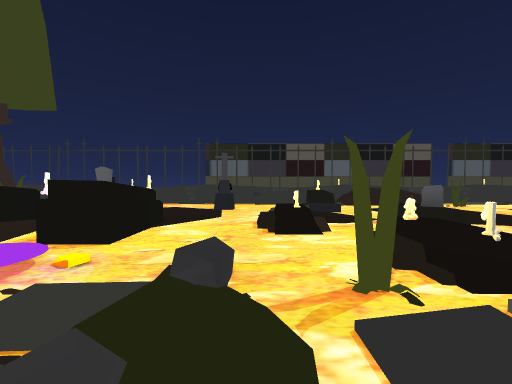
[1] (above)

21 first-person views from a walk through a scene from a Unity 3-D project. The camera is 1.5 m above the floor, tilts 2° down and sees 90° across. The floor is counted in squares, 2 m on a side. Each view is taken from the middle of a square. On the plan, view 1 faces up. The plan holds only what a view shows up to about 9 squares ahead; the rest is blank. The place goes on beyond the plan. The player is left out.

[2]
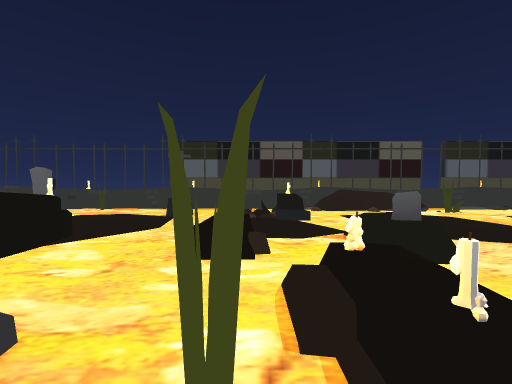

[3]
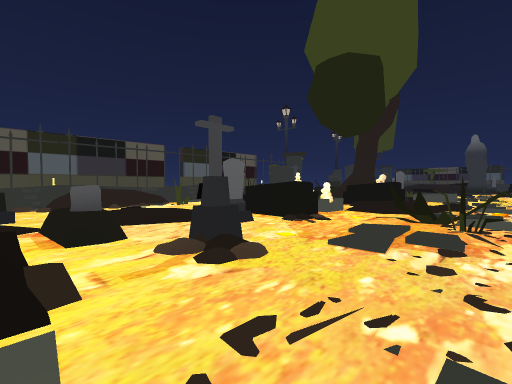

[4]
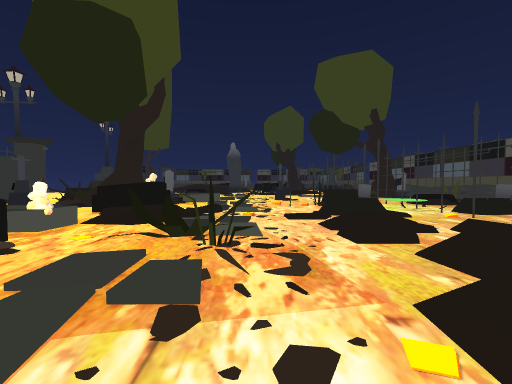

[5]
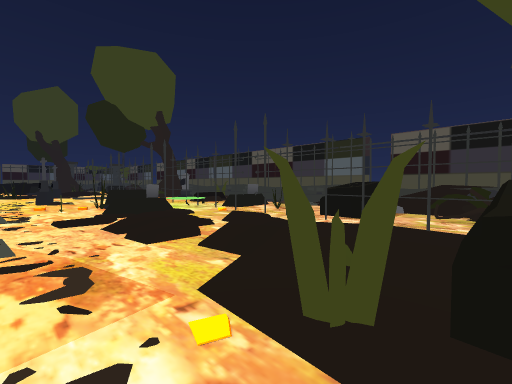

[6]
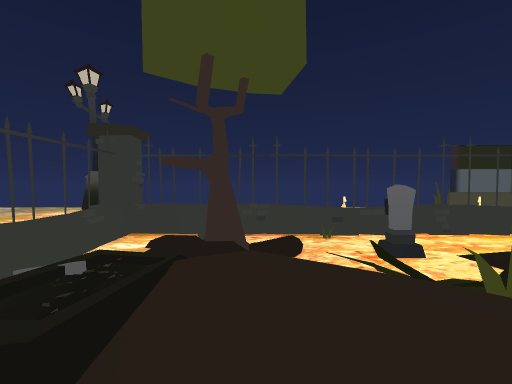

[7]
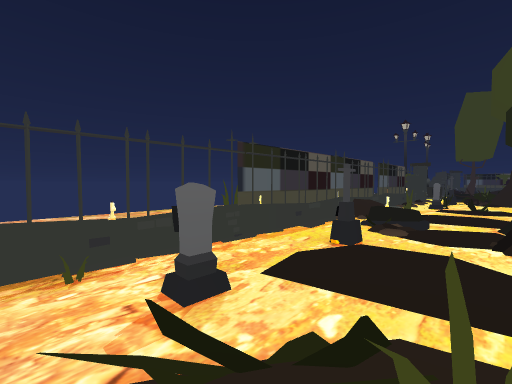

[8]
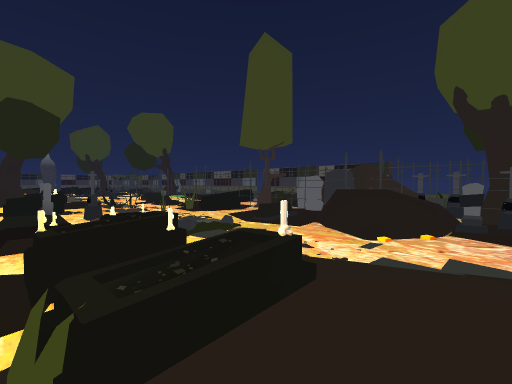

[9]
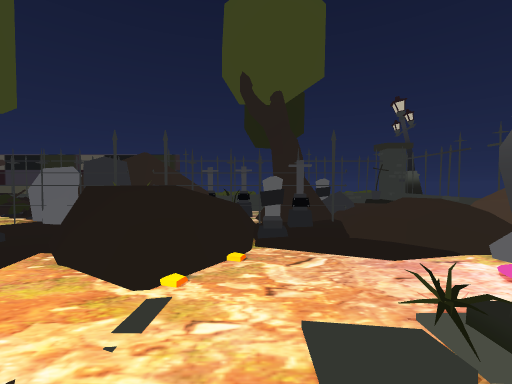

[10]
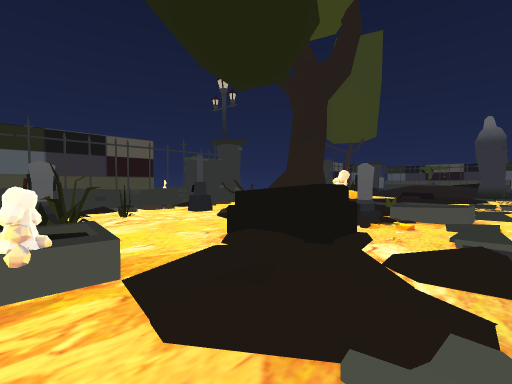

[11]
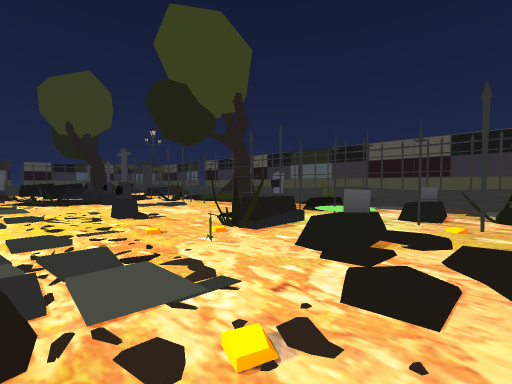

[12]
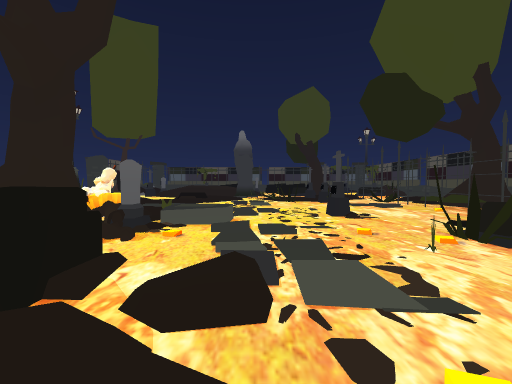

[13]
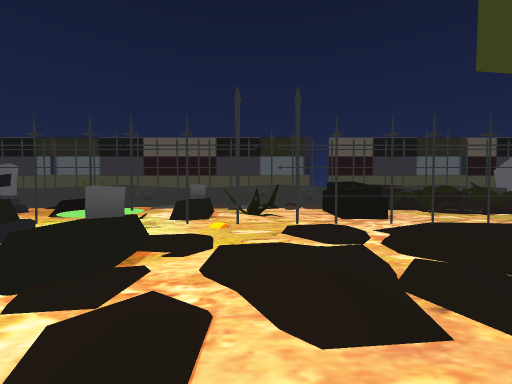

[14]
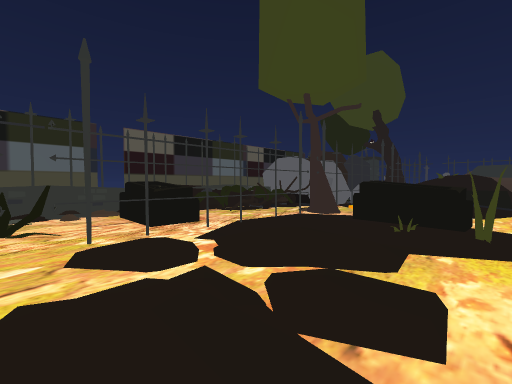

[15]
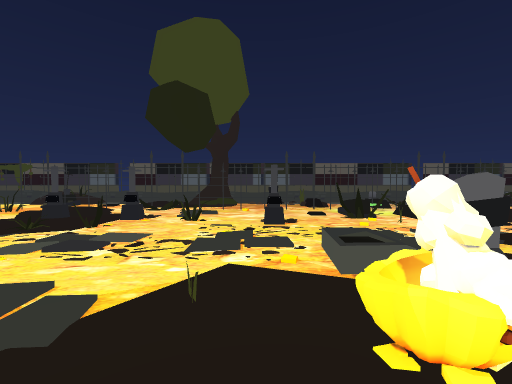

[16]
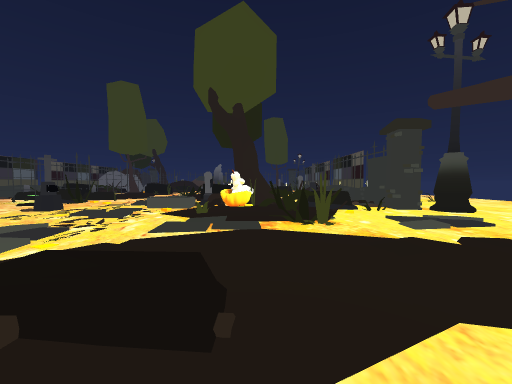

[17]
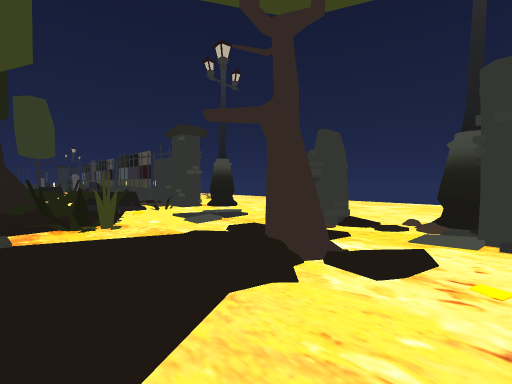

[18]
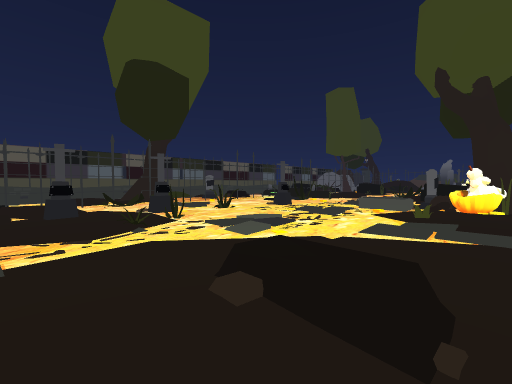

[19]
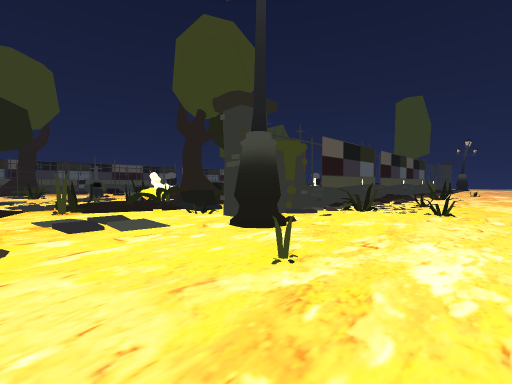

[20]
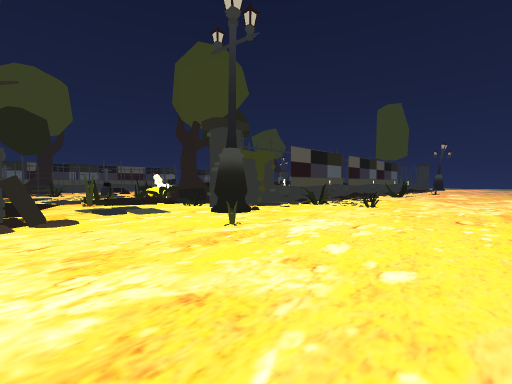

[21]
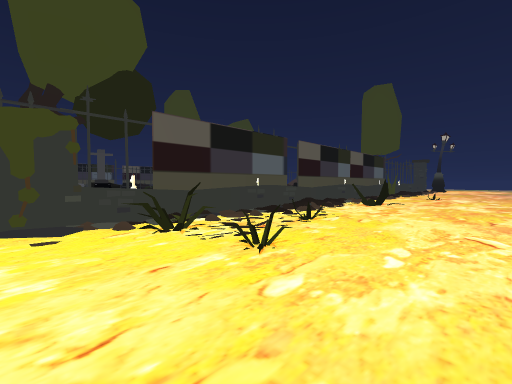

### Floor plan
Key: @ floor where view 1 was taken; # wall or solid block; x gap in a wall; . main floor; : floor 0.25 m higher than the main floor; + floor 2 m higher than the main floor; / step, stairs or slope; = window, fence, low wall or low ledge; ^ raised ledge; O other object.
Columns run from 11 left of view 1 to 23 right of it. Each row starts with its distance up from view 1.
 16       ..           .............
 15       ..      ...................
 14               ....................
 13                ........=..........
 12                 #/../=......=.....
 11                 .//////#..##.....##
 10   ^^^^O^^^O######^^^ ##O^OO.../O/#
  9 ^^#=^//^.=....^^^^.==//= O.../..../
  8 ^^/#/#......OO...#=../....==./.:#..
  7 /^////.../#..O.:/...##.##.=/...::..
  6 ^^ ////..:.....:...=.../#==/.#.....
  5    ///#/.O./=.^...^....=##:::/..:/.
  4    ////=.^./O.^.#.^^..==##O:./..:=:
  3     //O/./../O.#.O.O//#/#O......:::
  2      /// /.=xO.O....///./O^...//...
  1      //.. ////..//#././///....//...
  0     #/.....@......#=...........#=..
 -1    /...==./=...........=..#....x:::
 -2   =////=##:#:..^#/////^##.O..#.#:#:
 -3   ///:##+=.:   ^://///^=//.....O.//
 -4  =///#===  :....:../..//  .... ./ /
 -5 ## /#############x#####/##..#^ .#xx
 -6 ##/=#############.^.#^/.x.#  #
 -7 ####   ##   ####=#^.....=#. ##
 -8             ##################
 -9              # ### ####   ##

Where each view was taken, in squares from view 1:
view 1: 0 up, 0 right, facing up
view 2: 1 up, 1 right, facing up
view 3: 0 up, 2 right, facing up-right
view 4: 0 up, 4 right, facing right
view 5: 0 up, 4 right, facing down-right
view 6: 3 up, 7 left, facing up
view 7: 5 up, 6 left, facing up-right
view 8: 5 up, 6 left, facing down-right
view 9: 2 up, 5 left, facing down
view 10: 1 up, 8 right, facing up-right
view 11: 1 up, 9 right, facing down-right
view 12: 1 up, 9 right, facing right
view 13: 0 up, 9 right, facing down
view 14: 1 down, 9 right, facing down-left
view 15: 6 up, 16 right, facing down
view 16: 5 up, 23 right, facing left
view 17: 5 up, 23 right, facing up-left
view 18: 5 up, 23 right, facing down-left
view 19: 14 up, 19 right, facing down-left
view 20: 16 up, 20 right, facing down-left
view 21: 15 up, 14 right, facing down-left
